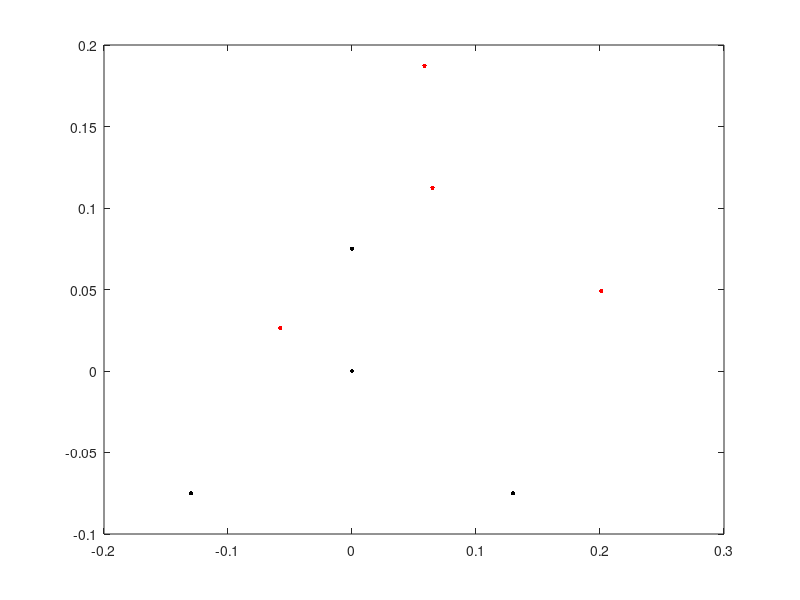

The MATLAB script that drew this image: (Note: this script raises an error after producing the figure.)
%% Find Forces in 2D Spine Using Equilibrium Force Balance
% The goal of this program is to solve for the force density values of
% cables in a 2D spine consisting of two stacked tetrahedra. The bottom
% tetra is fixed, and the top tetra is translated. If the configuration is
% feasible, then infinitely many solutions exist; the minimum-effort
% solution will be selected.
%
% This script solves a force balance, in which the tetrahedron are used as
% solid bodies. We assume that the spine is sitting on a surface, so that
% there are vertical reaction forces at each of the two bottom nodes in
% contact.
%
% Authors: Mallory Daly and Ellande Tang
% Created: 12/8/16
% Modified: 12/9/16

% TO DO:
% - Make into function with inputs zi, min. cable tension, and spring
% constant, and outputs cable tensions and rest lengths
% - Change coordinate system to match Drew's (translate bottom tetra so
% middle is at (0,0)
% - Change tetra numbering system to match Drew's

clear; close all

%% Spine Parameters

% Number of bars, cables, and nodes
r = 6; % bars
s = 4; % cables
n = 8; % nodes

% Load spine data
load('spine_geometric_parameters_2D.mat')

% Geometric parameters
ll = spine_geometric_parameters.l; % m, length of long bars
h = spine_geometric_parameters.h; % m, height from top to bottom of tetra
ls = h/2; % m, length of short bar
w = sqrt(ll^2-(h/2)^2); % m, width from center of tetra

% Mass and force parameters
g = spine_geometric_parameters.g; % m/s^2, acceleration due to gravity
m = spine_geometric_parameters.m; % kg/node
M = m*4; % kg/tetra

%% Connectivity Matrix
% See H.-J. Schek's "The Force Density Method for Form Finding and
% Computation of General Networks."
% NOTE: Schek's work finds equilbrium positions given load and position of
% fixed nodes. We want to find loads given positions of nodes.

% Full connectivity matrix
% Rows 1-6 are bars
% Rows 7-10 are cables
% Columns 1-4 are "free" nodes (they are fixed later)
% Columns 5-8 are fixed nodes
%    1  2  3  4  5  6  7  8  
C = [1 -1  0  0  0  0  0  0;  %  1
     1  0 -1  0  0  0  0  0;  %  2
     1  0  0 -1  0  0  0  0;  %  3
     0  0  0  0  1 -1  0  0;  %  4
     0  0  0  0  1  0 -1  0;  %  5
     0  0  0  0  1  0  0 -1;  %  6
     0  0  0  1  0  0  0 -1;  %  7
     0  0  1  0  0  0 -1  0;  %  8
     0  1  0  0  0  0  0 -1;  %  9
     0  1  0  0  0  0 -1  0]; % 10

% Connection matrix of cables
Cs = C(end-(s-1):end,:);

%% VARIABLES: Translation and rotation of free tetrahedron
xTrans = 1/2*w; % horizontal translation
zTrans = 3/4*h; % vertical translation
theta = deg2rad(5);      % rotation (radians)

%% Nodal Positions
% Coordinate system such that nodes 3 and 4 are on the x axis and nodes 1
% and 2 are centered on the z axis.

% Nodal positions of bottom tetrahedra
%          1   2   3   4
x_bot = [  0   0   w  -w]';
z_bot = [  0 h/2 -h/2 -h/2]';

% Rotation matrix for given angle of theta
rot = [cos(theta), -sin(theta);
       sin(theta),  cos(theta)];
   
% Need to multiply each node by the rotation matrix and add the (x,z)
% offset from the xi state vector. Copy out (x,z) offset to a 2x4 matrix to
% make this easier.
xz_offset = repmat([xTrans; zTrans], 1, 4);

% Translate and rotate position of fixed nodes to get coordinates of free
% nodes
xz_top = rot*[x_bot'; z_bot'] + xz_offset;

% Extract x and z of free nodes
x_top = xz_top(1,:)';
z_top = xz_top(2,:)';

% Combined nodal positions
x = [x_bot; x_top];
z = [z_bot; z_top];

% Plot nodal positions
figure
plot(x_bot,z_bot,'k.','MarkerSize',10)
hold on
plot(x_top,z_top,'r.','MarkerSize',10)
% figure
% geometry.l = length;
% geometry.h = h;
% plot_2d_spine([xTrans zTrans theta],geometry)

%% Lengths of Bars and Cables

% Rows 1-6 are bars
% Rows 7-10 are cables
l = [ls;                             % 1
     ll;                             % 2
     ll;                             % 3
     ls;                             % 4
     ll;                             % 5
     ll;                             % 6
     norm([x(4),z(4)]-[x(8),z(8)]);  % 7
     norm([x(3),z(3)]-[x(7),z(7)]);  % 8
     norm([x(2),z(2)]-[x(8),z(8)]);  % 9
     norm([x(2),z(2)]-[x(7),z(7)])]; %10

% Diagonal length matrices
L = diag(l);
L_cables = diag(l(end-(s-1):end));

%% Solve for Reaction Forces
% Assume spine is sitting on a surface. Then there are vertical reaction
% forces at nodes 3 and 4.

% Solve AR*[R3; R4] = bR, where AR will always be invertible
AR = [1 1; 0 (x(3)-x(4))];
bR = [2*M*g; M*g*(x(1)-x(4))+M*g*(x(5)-x(4))];
R = AR\bR;
R3 = R(1);
R4 = R(2);

% Note R3 and R4 cannot be negative, but this constraint is not imposed
% here. However, a condition under which R3 or R4 becomes negative creates
% an infeasible problem for the cable tensions, so the issue solves itself.
% It's possible that a more generalized problem would need to solve for
% reaction forces using a solver in order to impose this constraint.

%% Equilibrium Force Equations

% Create vector of distance differences
dx = Cs*x;
dz = Cs*z;

% Define A*q = p, where q is a vector of the cable force densities and p is
% a vector of the external forces. Note that A is not a full rank matrix
% (not invertible).
A = [ -dx(1) -dx(2) -dx(3) -dx(4);  % horizontal forces, bottom tetra
       dx(1)  dx(2)  dx(3)  dx(4);  % horizontal forces, top tetra
      -dz(1) -dz(2) -dz(3) -dz(4);  % vertical forces, bottom tetra
       dz(1)  dz(2)  dz(3)  dz(4)]; % vertical forces, top tetra
p = [ 0; 0; M*g-R3-R4; M*g;];

%% Solve Problem for Minimized Cable Tension

% Minimum cable tension
minTension = 0; % N

% Solve with YALMIP
yalmip('clear')
q = sdpvar(s,1);
obj = q'*q;
constr = [A*q == p, L_cables*q >= minTension*ones(s,1)];
options = sdpsettings('solver','quadprog','verbose',0);
sol = optimize(constr,obj,options);
% optimize(constr,obj)

if sol.problem == 0
    % Display optimal force densities
    qOpt = value(q) % N/m

    % Display cable tensions
    tensionsOpt = L_cables*qOpt % N
else
    display(sol.info)
end


%% Check Distance Vectors Symbollically
% 
% x1 = sym('x1','real');
% x2 = sym('x2','real');
% x3 = sym('x3','real');
% x4 = sym('x4','real');
% x5 = sym('x5','real');
% x6 = sym('x6','real');
% x7 = sym('x7','real');
% x8 = sym('x8','real');
% x = [x1 x2 x3 x4 x5 x6 x7 x8]';
% 
% z1 = sym('z1','real');
% z2 = sym('z2','real');
% z3 = sym('z3','real');
% z4 = sym('z4','real');
% z5 = sym('z5','real');
% z6 = sym('z6','real');
% z7 = sym('z7','real');
% z8 = sym('z8','real');
% z = [z1 z2 z3 z4 z5 z6 z7 z8]';
% 
% Cs*x
% Cs*z
% 
% q7 = sym('q7','real');
% q8 = sym('q8','real');
% q9 = sym('q9','real');
% q10 = sym('q10','real');
% qs = [q7 q8 q9 q10]'